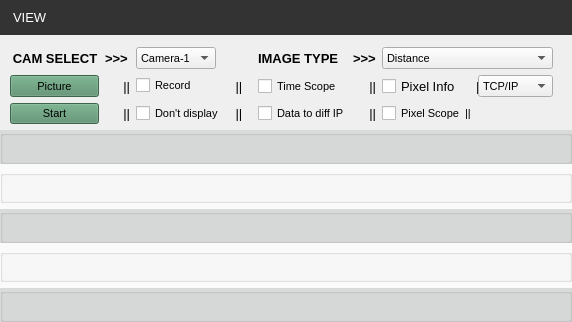
<?xml version="1.0" encoding="UTF-8"?>
<ui version="4.0">
 <class>WidgetImage</class>
 <widget class="QWidget" name="WidgetImage">
  <property name="geometry">
   <rect>
    <x>0</x>
    <y>0</y>
    <width>572</width>
    <height>322</height>
   </rect>
  </property>
  <property name="sizePolicy">
   <sizepolicy hsizetype="Preferred" vsizetype="Preferred">
    <horstretch>0</horstretch>
    <verstretch>1</verstretch>
   </sizepolicy>
  </property>
  <property name="minimumSize">
   <size>
    <width>550</width>
    <height>322</height>
   </size>
  </property>
  <property name="sizeIncrement">
   <size>
    <width>0</width>
    <height>0</height>
   </size>
  </property>
  <property name="font">
   <font>
    <pointsize>10</pointsize>
   </font>
  </property>
  <property name="windowTitle">
   <string>Form</string>
  </property>
  <layout class="QGridLayout" name="gridLayout_3">
   <property name="leftMargin">
    <number>0</number>
   </property>
   <property name="topMargin">
    <number>0</number>
   </property>
   <property name="rightMargin">
    <number>0</number>
   </property>
   <property name="bottomMargin">
    <number>0</number>
   </property>
   <item row="0" column="0">
    <widget class="QLabel" name="labelTitle">
     <property name="styleSheet">
      <string notr="true">padding:10px;
/*background-color:rgb(66, 138, 200);*/
/*background-color:rgb(76, 55, 108);*/
background-color:rgb(51, 51, 51);
color:rgb(255,255,255);
</string>
     </property>
     <property name="frameShape">
      <enum>QFrame::NoFrame</enum>
     </property>
     <property name="lineWidth">
      <number>1</number>
     </property>
     <property name="text">
      <string>VIEW</string>
     </property>
    </widget>
   </item>
   <item row="1" column="0">
    <widget class="QWidget" name="widget_2" native="true">
     <property name="styleSheet">
      <string notr="true">background-color:rgb(237, 239, 238);</string>
     </property>
     <layout class="QGridLayout" name="gridLayout_2">
      <property name="topMargin">
       <number>0</number>
      </property>
      <property name="bottomMargin">
       <number>0</number>
      </property>
     </layout>
    </widget>
   </item>
   <item row="3" column="0">
    <widget class="QWidget" name="widget_3" native="true">
     <property name="sizePolicy">
      <sizepolicy hsizetype="Preferred" vsizetype="Preferred">
       <horstretch>0</horstretch>
       <verstretch>1</verstretch>
      </sizepolicy>
     </property>
     <property name="styleSheet">
      <string notr="true">background-color:rgb(250, 250, 250);</string>
     </property>
     <layout class="QGridLayout" name="gridLayout">
      <property name="leftMargin">
       <number>0</number>
      </property>
      <property name="topMargin">
       <number>0</number>
      </property>
      <property name="rightMargin">
       <number>0</number>
      </property>
      <property name="bottomMargin">
       <number>0</number>
      </property>
      <property name="spacing">
       <number>6</number>
      </property>
      <item row="5" column="1">
       <widget class="QScrollArea" name="scrollArea">
        <property name="sizePolicy">
         <sizepolicy hsizetype="Preferred" vsizetype="Preferred">
          <horstretch>0</horstretch>
          <verstretch>0</verstretch>
         </sizepolicy>
        </property>
        <property name="styleSheet">
         <string notr="true"/>
        </property>
        <property name="frameShape">
         <enum>QFrame::NoFrame</enum>
        </property>
        <property name="lineWidth">
         <number>1</number>
        </property>
        <property name="verticalScrollBarPolicy">
         <enum>Qt::ScrollBarAsNeeded</enum>
        </property>
        <property name="widgetResizable">
         <bool>true</bool>
        </property>
        <widget class="QWidget" name="scrollAreaWidgetContents">
         <property name="geometry">
          <rect>
           <x>0</x>
           <y>0</y>
           <width>572</width>
           <height>189</height>
          </rect>
         </property>
         <property name="autoFillBackground">
          <bool>false</bool>
         </property>
         <layout class="QGridLayout" name="gridLayout_4">
          <property name="leftMargin">
           <number>0</number>
          </property>
          <property name="topMargin">
           <number>0</number>
          </property>
          <property name="rightMargin">
           <number>0</number>
          </property>
          <property name="bottomMargin">
           <number>0</number>
          </property>
          <item row="4" column="0">
           <widget class="QGroupBox" name="gbRoi">
            <property name="sizePolicy">
             <sizepolicy hsizetype="Preferred" vsizetype="Preferred">
              <horstretch>0</horstretch>
              <verstretch>1</verstretch>
             </sizepolicy>
            </property>
            <property name="styleSheet">
             <string notr="true">QGroupBox{
	background-color:rgb(217, 219, 218);
}</string>
            </property>
            <property name="title">
             <string/>
            </property>
           </widget>
          </item>
          <item row="1" column="0">
           <widget class="QGroupBox" name="gbFilters">
            <property name="sizePolicy">
             <sizepolicy hsizetype="Preferred" vsizetype="Preferred">
              <horstretch>0</horstretch>
              <verstretch>1</verstretch>
             </sizepolicy>
            </property>
            <property name="title">
             <string/>
            </property>
           </widget>
          </item>
          <item row="0" column="0">
           <widget class="QGroupBox" name="gbBase">
            <property name="sizePolicy">
             <sizepolicy hsizetype="Preferred" vsizetype="Preferred">
              <horstretch>0</horstretch>
              <verstretch>1</verstretch>
             </sizepolicy>
            </property>
            <property name="styleSheet">
             <string notr="true">QGroupBox{
	background-color:rgb(217, 219, 218);
}</string>
            </property>
            <property name="title">
             <string/>
            </property>
           </widget>
          </item>
          <item row="2" column="0">
           <widget class="QGroupBox" name="gbModulation">
            <property name="sizePolicy">
             <sizepolicy hsizetype="Preferred" vsizetype="Preferred">
              <horstretch>0</horstretch>
              <verstretch>1</verstretch>
             </sizepolicy>
            </property>
            <property name="styleSheet">
             <string notr="true">QGroupBox{
	background-color:rgb(217, 219, 218);
}</string>
            </property>
            <property name="title">
             <string/>
            </property>
           </widget>
          </item>
          <item row="3" column="0">
           <widget class="QGroupBox" name="gbBinning">
            <property name="sizePolicy">
             <sizepolicy hsizetype="Preferred" vsizetype="Preferred">
              <horstretch>0</horstretch>
              <verstretch>1</verstretch>
             </sizepolicy>
            </property>
            <property name="styleSheet">
             <string notr="true"/>
            </property>
            <property name="title">
             <string/>
            </property>
           </widget>
          </item>
         </layout>
        </widget>
       </widget>
      </item>
     </layout>
    </widget>
   </item>
   <item row="2" column="0">
    <layout class="QGridLayout" name="gridLayout_5">
     <property name="topMargin">
      <number>0</number>
     </property>
     <item row="1" column="10">
      <spacer name="horizontalSpacer_8">
       <property name="orientation">
        <enum>Qt::Horizontal</enum>
       </property>
       <property name="sizeHint" stdset="0">
        <size>
         <width>40</width>
         <height>20</height>
        </size>
       </property>
      </spacer>
     </item>
     <item row="0" column="3">
      <widget class="QLabel" name="label_2">
       <property name="font">
        <font>
         <weight>75</weight>
         <bold>true</bold>
        </font>
       </property>
       <property name="text">
        <string>&gt;&gt;&gt;</string>
       </property>
      </widget>
     </item>
     <item row="2" column="5">
      <widget class="QLabel" name="label_7">
       <property name="sizePolicy">
        <sizepolicy hsizetype="Fixed" vsizetype="Preferred">
         <horstretch>0</horstretch>
         <verstretch>0</verstretch>
        </sizepolicy>
       </property>
       <property name="text">
        <string> ||</string>
       </property>
      </widget>
     </item>
     <item row="0" column="2">
      <widget class="QLabel" name="label">
       <property name="sizePolicy">
        <sizepolicy hsizetype="Preferred" vsizetype="Expanding">
         <horstretch>0</horstretch>
         <verstretch>0</verstretch>
        </sizepolicy>
       </property>
       <property name="minimumSize">
        <size>
         <width>90</width>
         <height>0</height>
        </size>
       </property>
       <property name="font">
        <font>
         <pointsize>10</pointsize>
         <weight>75</weight>
         <bold>true</bold>
        </font>
       </property>
       <property name="toolTip">
        <string>&lt;html&gt;&lt;head/&gt;&lt;body&gt;&lt;p&gt;Select the Camera to Stream data from&lt;/p&gt;&lt;/body&gt;&lt;/html&gt;</string>
       </property>
       <property name="styleSheet">
        <string notr="true"/>
       </property>
       <property name="frameShape">
        <enum>QFrame::NoFrame</enum>
       </property>
       <property name="text">
        <string>CAM SELECT</string>
       </property>
       <property name="alignment">
        <set>Qt::AlignCenter</set>
       </property>
      </widget>
     </item>
     <item row="2" column="6">
      <widget class="QCheckBox" name="cbDataToDifferentIP">
       <property name="sizePolicy">
        <sizepolicy hsizetype="Preferred" vsizetype="Fixed">
         <horstretch>0</horstretch>
         <verstretch>0</verstretch>
        </sizepolicy>
       </property>
       <property name="minimumSize">
        <size>
         <width>100</width>
         <height>0</height>
        </size>
       </property>
       <property name="font">
        <font>
         <pointsize>8</pointsize>
        </font>
       </property>
       <property name="toolTip">
        <string>&lt;html&gt;&lt;head/&gt;&lt;body&gt;&lt;p&gt;Use different data computer with different IP address&lt;/p&gt;&lt;/body&gt;&lt;/html&gt;</string>
       </property>
       <property name="text">
        <string>Data to diff IP</string>
       </property>
      </widget>
     </item>
     <item row="2" column="0">
      <spacer name="horizontalSpacer_6">
       <property name="orientation">
        <enum>Qt::Horizontal</enum>
       </property>
       <property name="sizeType">
        <enum>QSizePolicy::Fixed</enum>
       </property>
       <property name="sizeHint" stdset="0">
        <size>
         <width>10</width>
         <height>20</height>
        </size>
       </property>
      </spacer>
     </item>
     <item row="0" column="0">
      <spacer name="horizontalSpacer_10">
       <property name="orientation">
        <enum>Qt::Horizontal</enum>
       </property>
       <property name="sizeType">
        <enum>QSizePolicy::Fixed</enum>
       </property>
       <property name="sizeHint" stdset="0">
        <size>
         <width>10</width>
         <height>20</height>
        </size>
       </property>
      </spacer>
     </item>
     <item row="1" column="0">
      <spacer name="horizontalSpacer_5">
       <property name="orientation">
        <enum>Qt::Horizontal</enum>
       </property>
       <property name="sizeType">
        <enum>QSizePolicy::Fixed</enum>
       </property>
       <property name="sizeHint" stdset="0">
        <size>
         <width>10</width>
         <height>20</height>
        </size>
       </property>
      </spacer>
     </item>
     <item row="0" column="7">
      <widget class="QLabel" name="label_3">
       <property name="font">
        <font>
         <pointsize>10</pointsize>
         <weight>75</weight>
         <bold>true</bold>
        </font>
       </property>
       <property name="text">
        <string>&gt;&gt;&gt;</string>
       </property>
      </widget>
     </item>
     <item row="0" column="10">
      <spacer name="horizontalSpacer">
       <property name="orientation">
        <enum>Qt::Horizontal</enum>
       </property>
       <property name="sizeHint" stdset="0">
        <size>
         <width>40</width>
         <height>20</height>
        </size>
       </property>
      </spacer>
     </item>
     <item row="1" column="1">
      <spacer name="horizontalSpacer_11">
       <property name="orientation">
        <enum>Qt::Horizontal</enum>
       </property>
       <property name="sizeHint" stdset="0">
        <size>
         <width>40</width>
         <height>20</height>
        </size>
       </property>
      </spacer>
     </item>
     <item row="2" column="2">
      <widget class="QPushButton" name="pushButtonStream">
       <property name="sizePolicy">
        <sizepolicy hsizetype="Preferred" vsizetype="Preferred">
         <horstretch>0</horstretch>
         <verstretch>0</verstretch>
        </sizepolicy>
       </property>
       <property name="minimumSize">
        <size>
         <width>0</width>
         <height>0</height>
        </size>
       </property>
       <property name="font">
        <font>
         <pointsize>8</pointsize>
        </font>
       </property>
       <property name="toolTip">
        <string>&lt;html&gt;&lt;head/&gt;&lt;body&gt;&lt;p&gt;&lt;span style=&quot; font-size:10pt;&quot;&gt;Switch on/off video streaming&lt;/span&gt;&lt;/p&gt;&lt;/body&gt;&lt;/html&gt;</string>
       </property>
       <property name="styleSheet">
        <string notr="true">QPushButton{
	background-color: rgb(84, 141, 105);
}</string>
       </property>
       <property name="text">
        <string>Start</string>
       </property>
       <property name="icon">
        <iconset resource="../res/images.qrc">
         <normaloff>:/icons/images/icons/videoStart.png</normaloff>:/icons/images/icons/videoStart.png</iconset>
       </property>
       <property name="iconSize">
        <size>
         <width>16</width>
         <height>16</height>
        </size>
       </property>
      </widget>
     </item>
     <item row="0" column="8" colspan="2">
      <widget class="QComboBox" name="comboBoxImageType">
       <property name="enabled">
        <bool>true</bool>
       </property>
       <property name="sizePolicy">
        <sizepolicy hsizetype="Preferred" vsizetype="Preferred">
         <horstretch>0</horstretch>
         <verstretch>0</verstretch>
        </sizepolicy>
       </property>
       <property name="minimumSize">
        <size>
         <width>150</width>
         <height>0</height>
        </size>
       </property>
       <property name="font">
        <font>
         <family>MS Shell Dlg 2</family>
         <pointsize>8</pointsize>
         <weight>50</weight>
         <italic>false</italic>
         <bold>false</bold>
        </font>
       </property>
       <property name="contextMenuPolicy">
        <enum>Qt::DefaultContextMenu</enum>
       </property>
       <property name="toolTip">
        <string>&lt;html&gt;&lt;head/&gt;&lt;body&gt;&lt;p&gt;Streaming and visualisation type&lt;/p&gt;&lt;/body&gt;&lt;/html&gt;</string>
       </property>
       <property name="styleSheet">
        <string notr="true"/>
       </property>
       <property name="currentIndex">
        <number>0</number>
       </property>
       <property name="maxCount">
        <number>10</number>
       </property>
       <property name="sizeAdjustPolicy">
        <enum>QComboBox::AdjustToContents</enum>
       </property>
       <property name="iconSize">
        <size>
         <width>16</width>
         <height>16</height>
        </size>
       </property>
       <item>
        <property name="text">
         <string>Distance</string>
        </property>
       </item>
       <item>
        <property name="text">
         <string>Distance &amp; Amplitude</string>
        </property>
       </item>
       <item>
        <property name="text">
         <string>Grayscale</string>
        </property>
       </item>
       <item>
        <property name="text">
         <string>Point Cloud D</string>
        </property>
       </item>
       <item>
        <property name="text">
         <string>Point Cloud D&amp;A</string>
        </property>
       </item>
      </widget>
     </item>
     <item row="0" column="5">
      <spacer name="horizontalSpacer_7">
       <property name="orientation">
        <enum>Qt::Horizontal</enum>
       </property>
       <property name="sizeType">
        <enum>QSizePolicy::Fixed</enum>
       </property>
       <property name="sizeHint" stdset="0">
        <size>
         <width>20</width>
         <height>20</height>
        </size>
       </property>
      </spacer>
     </item>
     <item row="1" column="2">
      <widget class="QPushButton" name="pushButtonSingle">
       <property name="sizePolicy">
        <sizepolicy hsizetype="Preferred" vsizetype="Preferred">
         <horstretch>0</horstretch>
         <verstretch>0</verstretch>
        </sizepolicy>
       </property>
       <property name="minimumSize">
        <size>
         <width>0</width>
         <height>0</height>
        </size>
       </property>
       <property name="font">
        <font>
         <pointsize>8</pointsize>
        </font>
       </property>
       <property name="toolTip">
        <string>&lt;html&gt;&lt;head/&gt;&lt;body&gt;&lt;p&gt;&lt;span style=&quot; font-size:10pt;&quot;&gt;Capture one image&lt;/span&gt;&lt;/p&gt;&lt;/body&gt;&lt;/html&gt;</string>
       </property>
       <property name="styleSheet">
        <string notr="true">QPushButton{
	background-color: rgb(84, 141, 105);
}</string>
       </property>
       <property name="text">
        <string>Picture</string>
       </property>
       <property name="icon">
        <iconset resource="../res/images.qrc">
         <normaloff>:/icons/images/icons/picture.png</normaloff>:/icons/images/icons/picture.png</iconset>
       </property>
       <property name="iconSize">
        <size>
         <width>16</width>
         <height>16</height>
        </size>
       </property>
      </widget>
     </item>
     <item row="1" column="4">
      <widget class="QCheckBox" name="cbRecord">
       <property name="font">
        <font>
         <pointsize>8</pointsize>
        </font>
       </property>
       <property name="toolTip">
        <string>&lt;html&gt;&lt;head/&gt;&lt;body&gt;&lt;p&gt;Activate recording&lt;/p&gt;&lt;/body&gt;&lt;/html&gt;</string>
       </property>
       <property name="text">
        <string>Record</string>
       </property>
      </widget>
     </item>
     <item row="0" column="11">
      <spacer name="horizontalSpacer_3">
       <property name="orientation">
        <enum>Qt::Horizontal</enum>
       </property>
       <property name="sizeType">
        <enum>QSizePolicy::Fixed</enum>
       </property>
       <property name="sizeHint" stdset="0">
        <size>
         <width>20</width>
         <height>20</height>
        </size>
       </property>
      </spacer>
     </item>
     <item row="2" column="10">
      <spacer name="horizontalSpacer_9">
       <property name="orientation">
        <enum>Qt::Horizontal</enum>
       </property>
       <property name="sizeHint" stdset="0">
        <size>
         <width>40</width>
         <height>20</height>
        </size>
       </property>
      </spacer>
     </item>
     <item row="2" column="3">
      <widget class="QLabel" name="label_5">
       <property name="sizePolicy">
        <sizepolicy hsizetype="Fixed" vsizetype="Preferred">
         <horstretch>0</horstretch>
         <verstretch>0</verstretch>
        </sizepolicy>
       </property>
       <property name="text">
        <string>     ||</string>
       </property>
       <property name="alignment">
        <set>Qt::AlignRight|Qt::AlignTrailing|Qt::AlignVCenter</set>
       </property>
      </widget>
     </item>
     <item row="2" column="4">
      <widget class="QCheckBox" name="cbDisplay">
       <property name="minimumSize">
        <size>
         <width>110</width>
         <height>0</height>
        </size>
       </property>
       <property name="font">
        <font>
         <pointsize>8</pointsize>
        </font>
       </property>
       <property name="toolTip">
        <string>&lt;html&gt;&lt;head/&gt;&lt;body&gt;&lt;p&gt;On / Off visualisation during recording&lt;/p&gt;&lt;/body&gt;&lt;/html&gt;</string>
       </property>
       <property name="text">
        <string>Don't display</string>
       </property>
      </widget>
     </item>
     <item row="0" column="6">
      <widget class="QLabel" name="label_9">
       <property name="sizePolicy">
        <sizepolicy hsizetype="Fixed" vsizetype="Expanding">
         <horstretch>0</horstretch>
         <verstretch>0</verstretch>
        </sizepolicy>
       </property>
       <property name="minimumSize">
        <size>
         <width>70</width>
         <height>0</height>
        </size>
       </property>
       <property name="font">
        <font>
         <pointsize>10</pointsize>
         <weight>75</weight>
         <bold>true</bold>
        </font>
       </property>
       <property name="toolTip">
        <string>&lt;html&gt;&lt;head/&gt;&lt;body&gt;&lt;p&gt;Select the Measurement type&lt;/p&gt;&lt;/body&gt;&lt;/html&gt;</string>
       </property>
       <property name="layoutDirection">
        <enum>Qt::LeftToRight</enum>
       </property>
       <property name="text">
        <string>IMAGE TYPE</string>
       </property>
       <property name="alignment">
        <set>Qt::AlignLeading|Qt::AlignLeft|Qt::AlignVCenter</set>
       </property>
      </widget>
     </item>
     <item row="2" column="1">
      <spacer name="horizontalSpacer_12">
       <property name="orientation">
        <enum>Qt::Horizontal</enum>
       </property>
       <property name="sizeHint" stdset="0">
        <size>
         <width>40</width>
         <height>20</height>
        </size>
       </property>
      </spacer>
     </item>
     <item row="1" column="3">
      <widget class="QLabel" name="label_4">
       <property name="sizePolicy">
        <sizepolicy hsizetype="Fixed" vsizetype="Preferred">
         <horstretch>0</horstretch>
         <verstretch>0</verstretch>
        </sizepolicy>
       </property>
       <property name="text">
        <string>     ||</string>
       </property>
       <property name="alignment">
        <set>Qt::AlignRight|Qt::AlignTrailing|Qt::AlignVCenter</set>
       </property>
      </widget>
     </item>
     <item row="1" column="6">
      <widget class="QCheckBox" name="cbTimeScope">
       <property name="sizePolicy">
        <sizepolicy hsizetype="Preferred" vsizetype="Preferred">
         <horstretch>0</horstretch>
         <verstretch>0</verstretch>
        </sizepolicy>
       </property>
       <property name="minimumSize">
        <size>
         <width>90</width>
         <height>0</height>
        </size>
       </property>
       <property name="font">
        <font>
         <pointsize>8</pointsize>
        </font>
       </property>
       <property name="toolTip">
        <string>&lt;html&gt;&lt;head/&gt;&lt;body&gt;&lt;p&gt;On /Off time scope for temporal data visualisation&lt;/p&gt;&lt;/body&gt;&lt;/html&gt;</string>
       </property>
       <property name="text">
        <string>Time Scope</string>
       </property>
      </widget>
     </item>
     <item row="0" column="4">
      <widget class="QComboBox" name="comboBoxCameraNumber">
       <property name="sizePolicy">
        <sizepolicy hsizetype="Fixed" vsizetype="Preferred">
         <horstretch>0</horstretch>
         <verstretch>0</verstretch>
        </sizepolicy>
       </property>
       <property name="minimumSize">
        <size>
         <width>80</width>
         <height>0</height>
        </size>
       </property>
       <property name="font">
        <font>
         <pointsize>8</pointsize>
         <kerning>true</kerning>
        </font>
       </property>
       <property name="toolTip">
        <string>&lt;html&gt;&lt;head/&gt;&lt;body&gt;&lt;p&gt;Camera Selection&lt;/p&gt;&lt;/body&gt;&lt;/html&gt;</string>
       </property>
       <property name="styleSheet">
        <string notr="true"/>
       </property>
       <property name="currentIndex">
        <number>0</number>
       </property>
       <property name="maxCount">
        <number>10</number>
       </property>
       <property name="sizeAdjustPolicy">
        <enum>QComboBox::AdjustToContents</enum>
       </property>
       <item>
        <property name="text">
         <string>Camera-1</string>
        </property>
       </item>
       <item>
        <property name="text">
         <string>Camera-2</string>
        </property>
       </item>
       <item>
        <property name="text">
         <string>Camera-3</string>
        </property>
       </item>
       <item>
        <property name="text">
         <string>Camera-4</string>
        </property>
       </item>
      </widget>
     </item>
     <item row="2" column="11">
      <spacer name="horizontalSpacer_4">
       <property name="orientation">
        <enum>Qt::Horizontal</enum>
       </property>
       <property name="sizeType">
        <enum>QSizePolicy::Fixed</enum>
       </property>
       <property name="sizeHint" stdset="0">
        <size>
         <width>20</width>
         <height>20</height>
        </size>
       </property>
      </spacer>
     </item>
     <item row="1" column="5">
      <widget class="QLabel" name="label_6">
       <property name="sizePolicy">
        <sizepolicy hsizetype="Fixed" vsizetype="Preferred">
         <horstretch>0</horstretch>
         <verstretch>0</verstretch>
        </sizepolicy>
       </property>
       <property name="text">
        <string> ||</string>
       </property>
      </widget>
     </item>
     <item row="1" column="11">
      <spacer name="horizontalSpacer_2">
       <property name="orientation">
        <enum>Qt::Horizontal</enum>
       </property>
       <property name="sizeType">
        <enum>QSizePolicy::Fixed</enum>
       </property>
       <property name="sizeHint" stdset="0">
        <size>
         <width>20</width>
         <height>20</height>
        </size>
       </property>
      </spacer>
     </item>
     <item row="1" column="8">
      <widget class="QCheckBox" name="cbPixelInfo">
       <property name="sizePolicy">
        <sizepolicy hsizetype="Preferred" vsizetype="Preferred">
         <horstretch>0</horstretch>
         <verstretch>0</verstretch>
        </sizepolicy>
       </property>
       <property name="minimumSize">
        <size>
         <width>120</width>
         <height>0</height>
        </size>
       </property>
       <property name="font">
        <font>
         <pointsize>10</pointsize>
        </font>
       </property>
       <property name="toolTip">
        <string>&lt;html&gt;&lt;head/&gt;&lt;body&gt;&lt;p&gt;On /Off one pixel statistical information&lt;/p&gt;&lt;/body&gt;&lt;/html&gt;</string>
       </property>
       <property name="text">
        <string>Pixel Info      ||</string>
       </property>
      </widget>
     </item>
     <item row="2" column="8">
      <widget class="QCheckBox" name="cbPixelScope">
       <property name="sizePolicy">
        <sizepolicy hsizetype="Preferred" vsizetype="Preferred">
         <horstretch>0</horstretch>
         <verstretch>0</verstretch>
        </sizepolicy>
       </property>
       <property name="minimumSize">
        <size>
         <width>120</width>
         <height>0</height>
        </size>
       </property>
       <property name="font">
        <font>
         <pointsize>8</pointsize>
        </font>
       </property>
       <property name="toolTip">
        <string>&lt;html&gt;&lt;head/&gt;&lt;body&gt;&lt;p&gt;On /Off pixel scope for spatial data visualisation&lt;/p&gt;&lt;/body&gt;&lt;/html&gt;</string>
       </property>
       <property name="text">
        <string>Pixel Scope  ||</string>
       </property>
      </widget>
     </item>
     <item row="1" column="9">
      <widget class="QComboBox" name="comboBoxStreamConnectionType">
       <property name="minimumSize">
        <size>
         <width>75</width>
         <height>0</height>
        </size>
       </property>
       <property name="font">
        <font>
         <pointsize>8</pointsize>
        </font>
       </property>
       <property name="toolTip">
        <string>&lt;html&gt;&lt;head/&gt;&lt;body&gt;&lt;p&gt;Select the Protocol to use for Streaming Data&lt;/p&gt;&lt;/body&gt;&lt;/html&gt;</string>
       </property>
       <item>
        <property name="text">
         <string>TCP/IP</string>
        </property>
       </item>
       <item>
        <property name="text">
         <string>UDP/IP</string>
        </property>
       </item>
      </widget>
     </item>
     <item row="1" column="7">
      <widget class="QLabel" name="label_8">
       <property name="sizePolicy">
        <sizepolicy hsizetype="Minimum" vsizetype="Minimum">
         <horstretch>0</horstretch>
         <verstretch>0</verstretch>
        </sizepolicy>
       </property>
       <property name="text">
        <string>||</string>
       </property>
       <property name="alignment">
        <set>Qt::AlignRight|Qt::AlignTrailing|Qt::AlignVCenter</set>
       </property>
      </widget>
     </item>
     <item row="2" column="7">
      <widget class="QLabel" name="label_10">
       <property name="text">
        <string>||</string>
       </property>
       <property name="alignment">
        <set>Qt::AlignRight|Qt::AlignTrailing|Qt::AlignVCenter</set>
       </property>
      </widget>
     </item>
    </layout>
   </item>
  </layout>
 </widget>
 <resources>
  <include location="../res/images.qrc"/>
 </resources>
 <connections/>
</ui>
